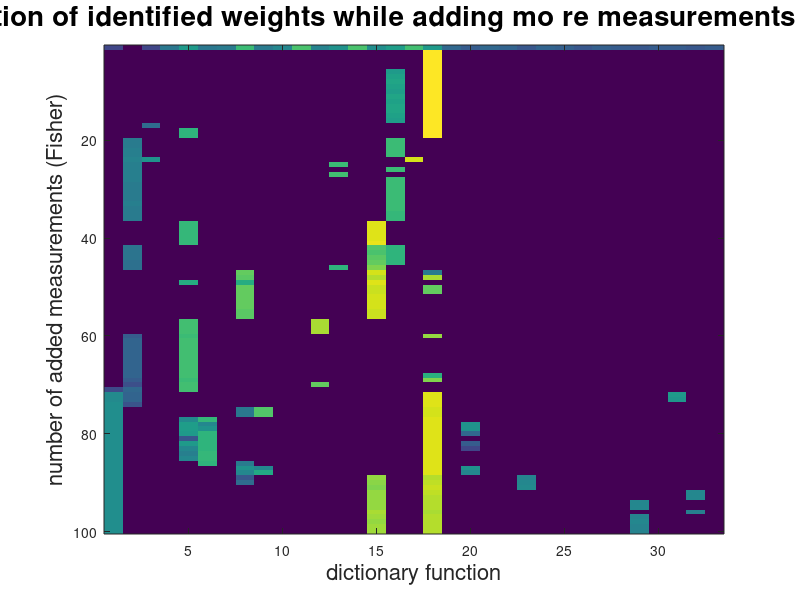

This figure's MATLAB source: (Note: this script raises an error after producing the figure.)
% Housekeeping
clc;
clear;
close all;

%% Load checkpoint
addpath('checkpoints');
load('run_22_May_2018_20_19_31_100_1')
rmpath('checkpoints');
load('colormapStore');

% TODO: Nonlinear assignments to color map for zero
% TODO: log scale or pruning the matrix?
%% Read matrix
for i=1:length(SNR)
    %     estimateMatrix = log10(abs(squeeze(estimate(i,1,1:40,:,1))));
    %     estimateMatrix(abs(estimateMatrix) == Inf) = 0;
    %     estimateMatrix = estimateMatrix;
    estimateMatrix = log10(abs(squeeze(estimate(i,1,:,:,1))));
    %     estimateMatrix(1:40,:) = estimateMatrix./norm(estimateMatrix(1:40,:));
    %     estimateMatrix = abs(5*log10(abs(estimateMatrix)));
    %     estimateMatrix(abs(estimateMatrix) == Inf) = 0;
    figure;
    
    imagesc(estimateMatrix);
    xlabel('dictionary function', 'FontSize', 16);
    ylabel('number of added measurements (Fisher)', 'FontSize', 16);
    title(['Evolution of identified weights while adding mo re measurements SNR=', num2str(SNR(i))], ...,
        'FontSize', 20);
    run('figureFormatter');
    grid off;
    colormap(mycmap);
    caxis([-20 10])
    colorbar;
    
    % Explicit color assignments
    colorMatrix = zeros(size(estimateMatrix,1),size(estimateMatrix,2),3);
    [x,y] = ind2sub(size(estimateMatrix),find(estimateMatrix == 0));
    
    for j=1:length(x)
        colorMatrix(x(j),y(j),1) = 1;
        % disp([num2str(x(j)), '_', num2str(y(k))]);
    end
    figure;
    surf(1:27,1:40,estimateMatrix,colorMatrix,'LineStyle', 'none');
    set(gca,'Ydir','reverse')
    axis image;
    view(2);
    [X, map] = rgb2ind(colorMatrix,1024);
    colormap(map);
    colorbar;
    
end
